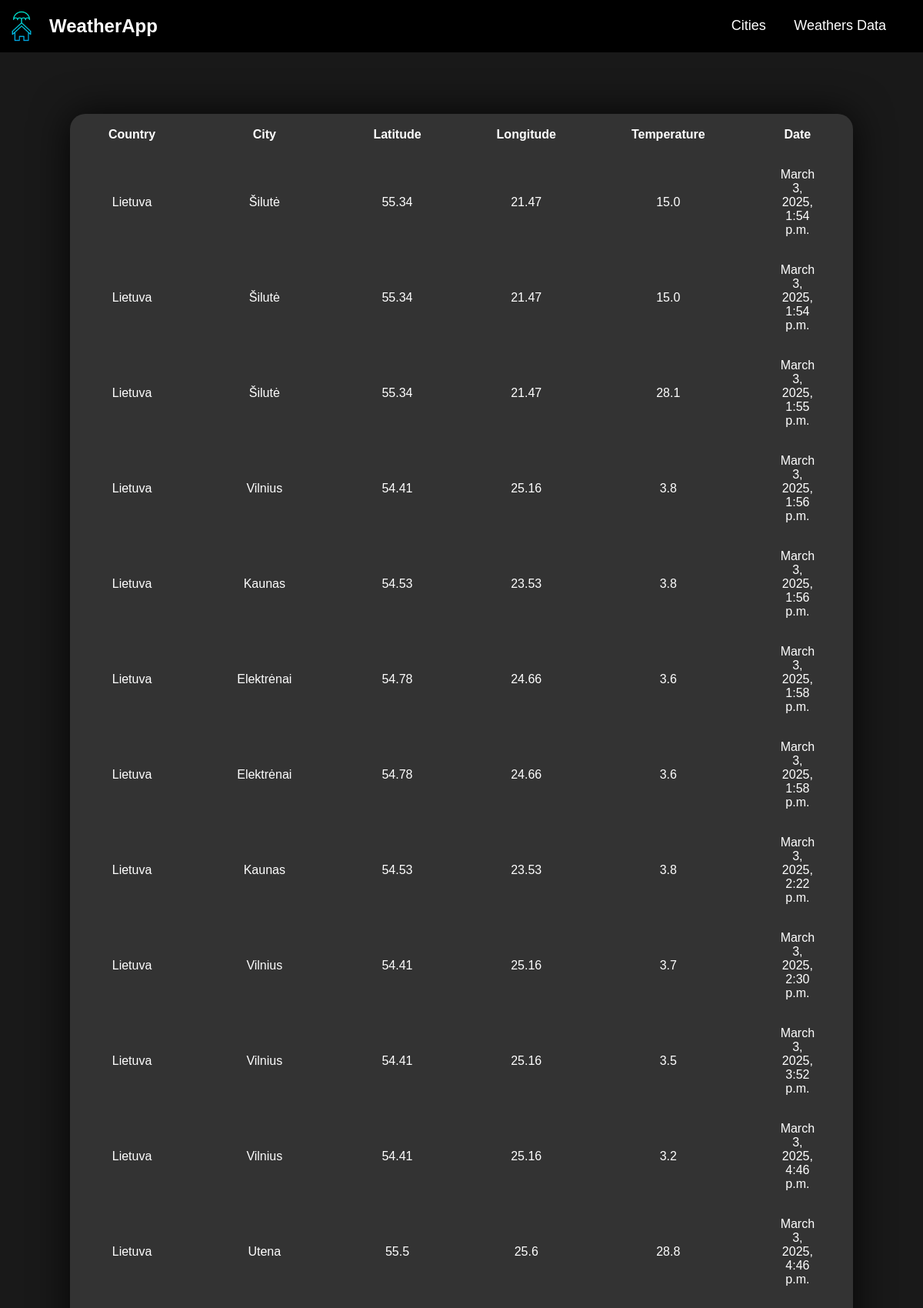
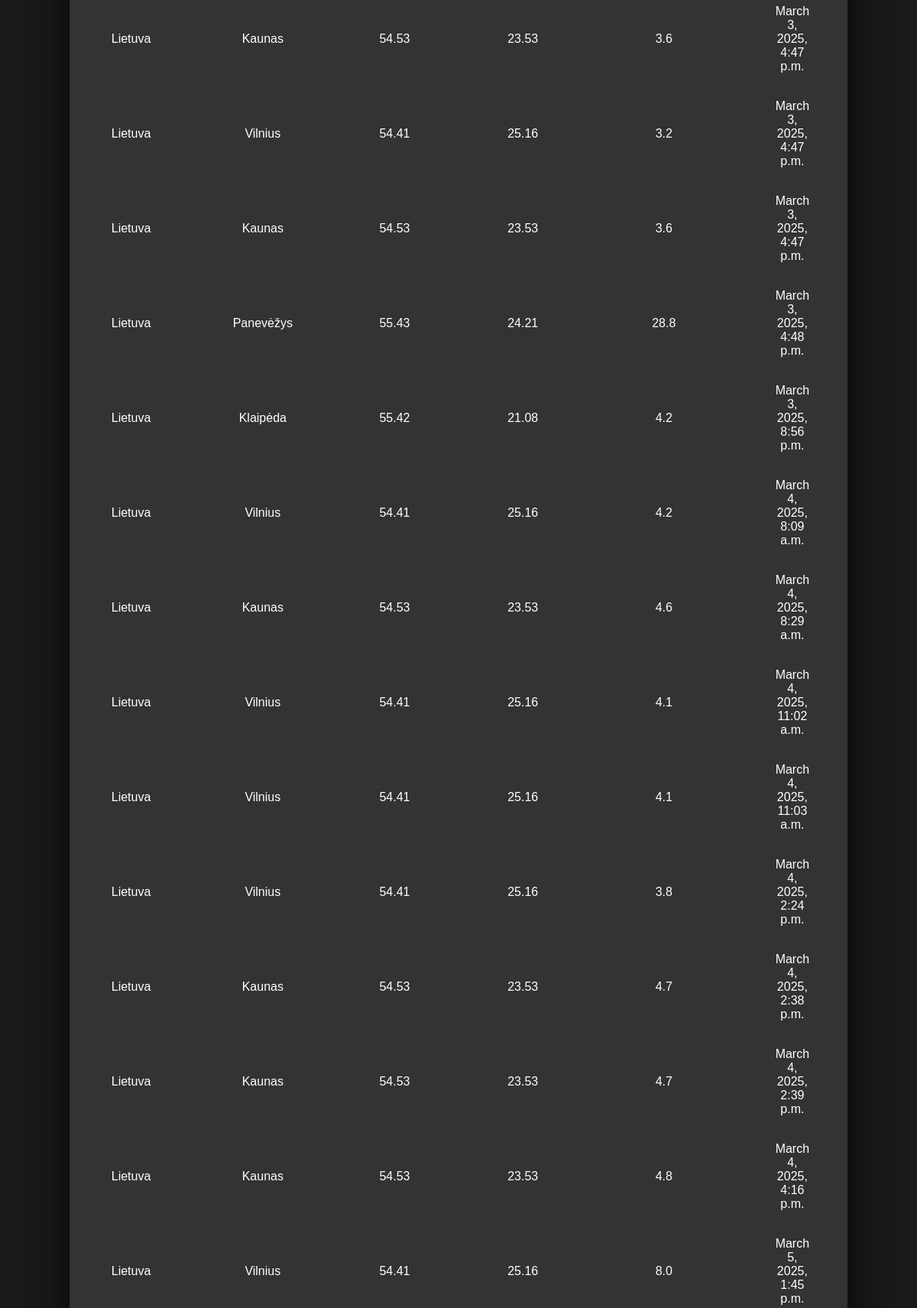
The app's page /cities/weathers (upper part) with its own data (2 pictures, top to bottom).
### weathers/models.py (models this page shows, shortened)
class BaseModel(models.Model):
    objects = models.Manager()
    class Meta:
        abstract = True

class CityWeathers(BaseModel):
    city = models.ForeignKey(City, on_delete=models.CASCADE)
    temperature = models.FloatField(default=0)
    time_stamp = models.DateTimeField(auto_now=True)

class City(BaseModel):
    name = models.CharField(max_length=50, blank=True, unique=True)
    country = models.CharField(max_length=100, default='Lietuva', choices=COUNTRY_CHOICES)
    coordination_x = models.FloatField(default=0)
    coordination_y = models.FloatField(default=0)
    image = models.ImageField(upload_to='city_images/', blank=True, null=True)

### weathers/views.py (the view)
# urls.py: path('weathers', views.weathers_data, name='weathers_data'),
def weathers_data(request):
    cities_weather = CityWeathers.objects.all()
    context = {'cities': cities_weather}
    return render(request=request, template_name='weathers/weathers_data.html', context=context)

### weathers/templates/weathers/weathers_data.html
{% extends 'main.html' %}
{% block content %}
    {% if cities %}
        <table class='weathersNowTable'>
            <tr>
                <th>Country</th>
                <th>City</th>
                <th>Latitude</th>
                <th>Longitude</th>
                <th>Temperature</th>
                <th>Date</th>
            </tr>
            {% for city_weather in cities %}
                <tr>
                    <td>{{ city_weather.city.country }}</td>
                    <td>{{ city_weather.city.name }}</td>
                    <td>{{ city_weather.city.coordination_x }}</td>
                    <td>{{ city_weather.city.coordination_y }}</td>
                    <td>{{ city_weather.temperature }}</td>
                    <td>{{ city_weather.time_stamp }}</td>
                </tr>
            {% endfor %}
        </table>
    {% else %}
        <p>No cities are available.</p>
    {% endif %}
{% endblock %}

### static/styles/styles.css (style rules this page uses)
body { margin: 0 auto; font-family: Arial, Helvetica, sans-serif; background-color: rgba(0, 0, 0, 0.9); }
.weathersNowTable { background-color: rgb(51, 51, 51); color: white; margin: 5rem auto; text-align: center; border-radius: 20px; box-shadow: 0 0 50px rgba(0, 0, 0, 0.8); max-width: 80%; }
.weathersNowTable * { padding: 1rem 3rem; text-align: center; }

### records on screen
CityWeathers: city.country "Lietuva", city.name "Šilutė", city.coordination_x "55.34", city.coordination_y "21.47", temperature "15.0", time_stamp "March 3, 2025, 1:54 p.m."
CityWeathers: city.country "Lietuva", city.name "Šilutė", city.coordination_x "55.34", city.coordination_y "21.47", temperature "15.0", time_stamp "March 3, 2025, 1:54 p.m."
CityWeathers: city.country "Lietuva", city.name "Šilutė", city.coordination_x "55.34", city.coordination_y "21.47", temperature "28.1", time_stamp "March 3, 2025, 1:55 p.m."
CityWeathers: city.country "Lietuva", city.name "Vilnius", city.coordination_x "54.41", city.coordination_y "25.16", temperature "3.8", time_stamp "March 3, 2025, 1:56 p.m."
CityWeathers: city.country "Lietuva", city.name "Kaunas", city.coordination_x "54.53", city.coordination_y "23.53", temperature "3.8", time_stamp "March 3, 2025, 1:56 p.m."
CityWeathers: city.country "Lietuva", city.name "Elektrėnai", city.coordination_x "54.78", city.coordination_y "24.66", temperature "3.6", time_stamp "March 3, 2025, 1:58 p.m."
CityWeathers: city.country "Lietuva", city.name "Elektrėnai", city.coordination_x "54.78", city.coordination_y "24.66", temperature "3.6", time_stamp "March 3, 2025, 1:58 p.m."
CityWeathers: city.country "Lietuva", city.name "Kaunas", city.coordination_x "54.53", city.coordination_y "23.53", temperature "3.8", time_stamp "March 3, 2025, 2:22 p.m."
CityWeathers: city.country "Lietuva", city.name "Vilnius", city.coordination_x "54.41", city.coordination_y "25.16", temperature "3.7", time_stamp "March 3, 2025, 2:30 p.m."
CityWeathers: city.country "Lietuva", city.name "Vilnius", city.coordination_x "54.41", city.coordination_y "25.16", temperature "3.5", time_stamp "March 3, 2025, 3:52 p.m."
CityWeathers: city.country "Lietuva", city.name "Vilnius", city.coordination_x "54.41", city.coordination_y "25.16", temperature "3.2", time_stamp "March 3, 2025, 4:46 p.m."
CityWeathers: city.country "Lietuva", city.name "Utena", city.coordination_x "55.5", city.coordination_y "25.6", temperature "28.8", time_stamp "March 3, 2025, 4:46 p.m."
CityWeathers: city.country "Lietuva", city.name "Kaunas", city.coordination_x "54.53", city.coordination_y "23.53", temperature "3.6", time_stamp "March 3, 2025, 4:47 p.m."
CityWeathers: city.country "Lietuva", city.name "Vilnius", city.coordination_x "54.41", city.coordination_y "25.16", temperature "3.2", time_stamp "March 3, 2025, 4:47 p.m."
CityWeathers: city.country "Lietuva", city.name "Kaunas", city.coordination_x "54.53", city.coordination_y "23.53", temperature "3.6", time_stamp "March 3, 2025, 4:47 p.m."
CityWeathers: city.country "Lietuva", city.name "Panevėžys", city.coordination_x "55.43", city.coordination_y "24.21", temperature "28.8", time_stamp "March 3, 2025, 4:48 p.m."
CityWeathers: city.country "Lietuva", city.name "Klaipėda", city.coordination_x "55.42", city.coordination_y "21.08", temperature "4.2", time_stamp "March 3, 2025, 8:56 p.m."
CityWeathers: city.country "Lietuva", city.name "Vilnius", city.coordination_x "54.41", city.coordination_y "25.16", temperature "4.2", time_stamp "March 4, 2025, 8:09 a.m."
CityWeathers: city.country "Lietuva", city.name "Kaunas", city.coordination_x "54.53", city.coordination_y "23.53", temperature "4.6", time_stamp "March 4, 2025, 8:29 a.m."
CityWeathers: city.country "Lietuva", city.name "Vilnius", city.coordination_x "54.41", city.coordination_y "25.16", temperature "4.1", time_stamp "March 4, 2025, 11:02 a.m."
CityWeathers: city.country "Lietuva", city.name "Vilnius", city.coordination_x "54.41", city.coordination_y "25.16", temperature "4.1", time_stamp "March 4, 2025, 11:03 a.m."
CityWeathers: city.country "Lietuva", city.name "Vilnius", city.coordination_x "54.41", city.coordination_y "25.16", temperature "3.8", time_stamp "March 4, 2025, 2:24 p.m."
CityWeathers: city.country "Lietuva", city.name "Kaunas", city.coordination_x "54.53", city.coordination_y "23.53", temperature "4.7", time_stamp "March 4, 2025, 2:38 p.m."
CityWeathers: city.country "Lietuva", city.name "Kaunas", city.coordination_x "54.53", city.coordination_y "23.53", temperature "4.7", time_stamp "March 4, 2025, 2:39 p.m."
CityWeathers: city.country "Lietuva", city.name "Kaunas", city.coordination_x "54.53", city.coordination_y "23.53", temperature "4.8", time_stamp "March 4, 2025, 4:16 p.m."
CityWeathers: city.country "Lietuva", city.name "Vilnius", city.coordination_x "54.41", city.coordination_y "25.16", temperature "8.0", time_stamp "March 5, 2025, 1:45 p.m."
